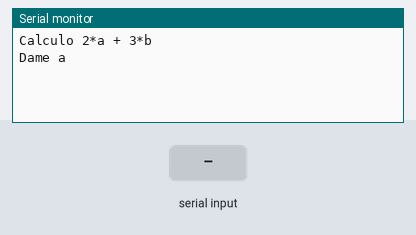
The sketch below on a simulated Arduino Uno, built with avr-gcc and run on an emulated ATmega328P. Shown: the last lines printed to the serial monitor. Inputs (shaded band) come from the test bench.

Above: at 1.2 s.
1.3 s: "90,45\n" received over Serial
At 2.61 s:
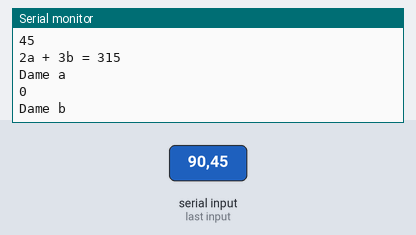
2.8 s: "30,150\n" received over Serial
At 4.4 s:
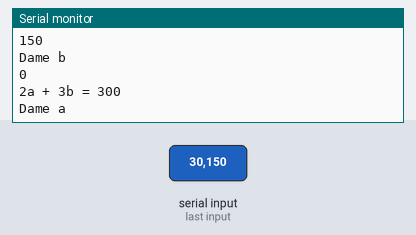
Timing chart, 0 to 5.9 s (numbered marks = the images above; inputs shaded):
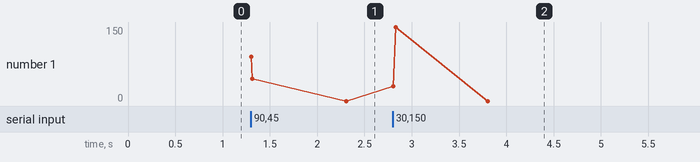

The sketch:

arduino.59.patito.ino
```cpp
int condicion = 0; //condicion control de flujo
int a = 0; //primer a
int b = 0; //segundo b

void setup() {
  Serial.begin(9600); //velocidad serial 9600
  Serial.println("Calculo 2*a + 3*b");
  Serial.println("Dame a");
}
void loop() {

  while (condicion == 0) {   //condicion inicial entra es 0
    if (Serial.available() > 0) {   //si hay dato en serial entra
      a = Serial.parseInt(); //lee el entero del serial
      Serial.println(a);  //muestra a
      Serial.println("Dame b");  //pide nombre 2
      condicion = 1;   //cambia condicion sale de bucle ya se tiene dato
    }
  }

  while (condicion == 1) {   //condicion inicial entra es 1
    if (Serial.available() > 0) {   //si hay dato en serial entra
      b = Serial.parseInt(); //lee el entero del serial
      Serial.println(b);  //muestra b
      condicion = 2;   //cambia condicion sale de bucle ya se tiene dato
    }
  }

  Serial.print("2a + 3b = ");
  Serial.println(patito(a, b));
  Serial.println("Dame a");
  condicion = 0;

}

int patito(int j, int k) {   //definicion de funcion de saludo a
  int patito = 2 * j + 3 * k;
  return patito;
}
```

Measured:
- after the input at 1.3 s, the serial monitor: prints a new line at once (image 1)
- after the input at 2.8 s, the serial monitor: prints a new line at once (image 2)
